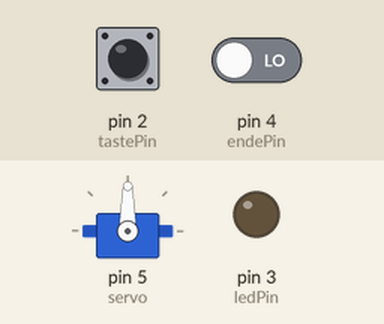
Bench run of a sketch on a simulated Arduino Uno, built with avr-gcc and run on an emulated ATmega328P. On the bench: servo, output pins drawn as LEDs (lit = HIGH). Dashed ring = blinking. The test bench sets the inputs (shaded band); at power-on: pin 2 (tastePin) LOW, pin 4 (endePin) LOW.

Above: at 1.2 s.
1.3 s: pin 2 (tastePin) pulled HIGH for 0.15 s
At 1.8 s:
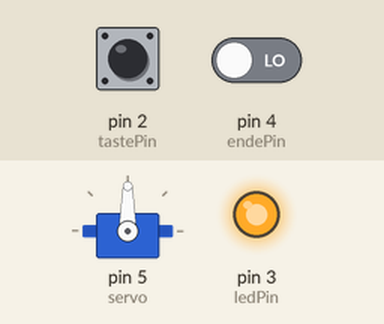
2.9 s: pin 4 (endePin) driven HIGH
At 4.1 s:
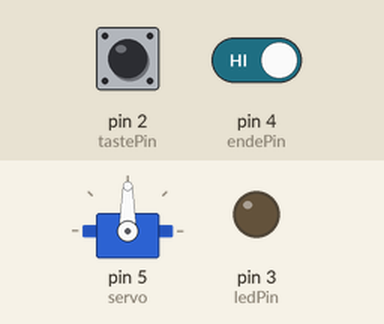
4.4 s: pin 2 (tastePin) pulled HIGH for 3.2 s
At 4.8 s:
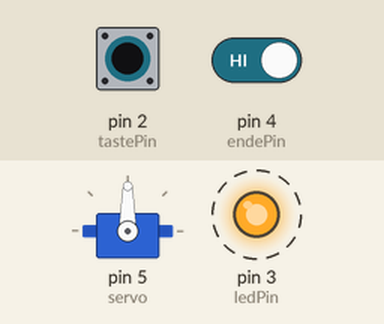
Timing chart, 0 to 9.4 s (numbered marks = the images above; inputs shaded):
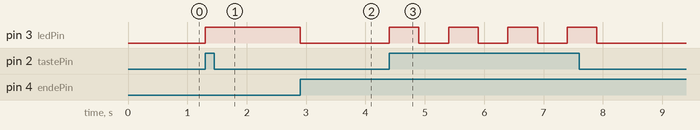

The sketch:

Dion_Test.ino
```cpp
int index = 0;


#include <Wire.h> ;                                   // I2C
const uint8_t SLAVE_ADDRESS = 0x40;                   // Slave-Adresse
char data_char[6];                                    // Char Array, wo die Distanz gespeichert wird

#include <Servo.h>
Servo servo;

// TASTE PIN
const int tastePin = 2;
// LED PIN
const int ledPin = 3;
// Ende PIN
const int endePin = 4;


boolean tasteWurdeGedrueckt = false;
boolean endeWurdeGedrueckt = false;
void setup() {
  // put your setup code here, to run once:
Serial.begin(9600);
servo.attach(5);
pinMode(tastePin, INPUT);
pinMode(endePin, INPUT);
pinMode(ledPin, OUTPUT);

  Wire.begin(SLAVE_ADDRESS);                            // I2C initialisieren als Slave
  Wire.onRequest(sendData);                             // Slave soll nur Daten senden, nicht empfangen

}

boolean servoDrehen = false;
String data_string;

void loop() {


  tasteWurdeGedrueckt = digitalRead(tastePin) == HIGH;
endeWurdeGedrueckt = digitalRead(endePin) == HIGH;


 if (tasteWurdeGedrueckt)
 {
  data_string = "0";
  data_string.toCharArray(data_char, sizeof(data_string));
  servoDrehen = true;
  digitalWrite(ledPin, HIGH);
   delay(500);
 }

 if (endeWurdeGedrueckt)
 {
  data_string = "1";
  data_string.toCharArray(data_char, sizeof(data_string));
  servoDrehen = false;
  digitalWrite(ledPin, LOW);
  delay(500);
 }

}

void sendData()                                                           //Funktion, die aufgerufen wird, wenn RPi Daten haben will
{
    Wire.write(data_char[index]);
    ++index;
    if (index >= sizeof(data_char))
    {
         index = 0;
    }// schickt einzelne Characters
}
```

Measured:
- after the input at 1.3 s, pin 3 (ledPin): LOW → HIGH at once
- after the input at 2.9 s, pin 3 (ledPin): HIGH → LOW at once
- after the input at 4.4 s, pin 3 (ledPin): alternates HIGH for 0.50 s and LOW for 0.50 s, 8 changes in all, then stays LOW, starting at once
